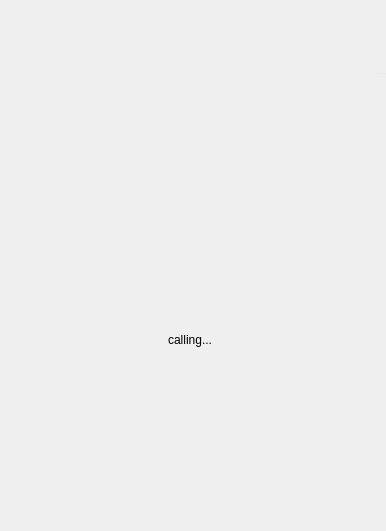
<?xml version="1.0" encoding="UTF-8"?>
<ui version="4.0">
 <class>callingWindow</class>
 <widget class="QWidget" name="callingWindow">
  <property name="geometry">
   <rect>
    <x>0</x>
    <y>0</y>
    <width>386</width>
    <height>531</height>
   </rect>
  </property>
  <property name="mouseTracking">
   <bool>true</bool>
  </property>
  <property name="windowTitle">
   <string>MainWindow</string>
  </property>
  <widget class="QWidget" name="centralwidget" native="true">
   <property name="geometry">
    <rect>
     <x>0</x>
     <y>0</y>
     <width>386</width>
     <height>531</height>
    </rect>
   </property>
   <property name="styleSheet">
    <string notr="true">QWidget#centralwidget{
	background-image: url(:/uiresource/pic-win-calling.png);
};</string>
   </property>
   <widget class="QPushButton" name="btnlastpage">
    <property name="geometry">
     <rect>
      <x>389</x>
      <y>31</y>
      <width>30</width>
      <height>30</height>
     </rect>
    </property>
    <property name="styleSheet">
     <string notr="true">QPushButton:!hover{
border-image: url(:/uiresource/icon-back.png);
background-image: url(:/uiresource/icon-back.png);
}

QPushButton:hover{
border-image: url(:/uiresource/icon-back hover.png);
background-image: url(:/uiresource/icon-back hover.png);
}

QPushButton:pressed{
border-image: url(:/uiresource/icon-back.png);
background-image: url(:/uiresource/icon-back.png);
}</string>
    </property>
    <property name="text">
     <string/>
    </property>
   </widget>
   <widget class="Line" name="line">
    <property name="geometry">
     <rect>
      <x>378</x>
      <y>73</y>
      <width>324</width>
      <height>1</height>
     </rect>
    </property>
    <property name="styleSheet">
     <string notr="true">border-top: 1px solid rgb(234, 234, 234);</string>
    </property>
    <property name="frameShadow">
     <enum>QFrame::Plain</enum>
    </property>
    <property name="orientation">
     <enum>Qt::Horizontal</enum>
    </property>
   </widget>
   <widget class="QPushButton" name="dialCancelButton">
    <property name="geometry">
     <rect>
      <x>156</x>
      <y>400</y>
      <width>72</width>
      <height>72</height>
     </rect>
    </property>
    <property name="styleSheet">
     <string notr="true">QPushButton#dialCancelButton
{
	background-image: url(:/uiresource/btn_endcall_normal.png);
    border-radius: 32px;
}

QPushButton#dialCancelButton:hover
{
	background-image: url(:/uiresource/btn_endcall_normal.png);
    border-radius: 32px;
}
QPushButton#dialCancelButton:pressed
{
	background-image: url(:/uiresource/btn_endcall_pressed.png);
    border-radius: 32px;
}</string>
    </property>
    <property name="text">
     <string/>
    </property>
   </widget>
   <widget class="QLabel" name="labelCallingId">
    <property name="geometry">
     <rect>
      <x>130</x>
      <y>270</y>
      <width>120</width>
      <height>40</height>
     </rect>
    </property>
    <property name="styleSheet">
     <string notr="true">QLabel#labelCallingId{
color: white;
background-color: rgb(0e, cf, ff);
font: bold 75 48px &quot;微软雅黑&quot;;
};</string>
    </property>
    <property name="text">
     <string/>
    </property>
   </widget>
   <widget class="QLabel" name="labelCallingInfo">
    <property name="geometry">
     <rect>
      <x>130</x>
      <y>320</y>
      <width>120</width>
      <height>40</height>
     </rect>
    </property>
    <property name="styleSheet">
     <string notr="true">QLabel#labelCallingInfo{
color: white;
background-color: rgb(0e, cf, ff);
font: bold 75 18px &quot;微软雅黑&quot;;
};</string>
    </property>
    <property name="text">
     <string>calling...</string>
    </property>
    <property name="alignment">
     <set>Qt::AlignCenter</set>
    </property>
   </widget>
   <widget class="QLabel" name="labelCallingImage">
    <property name="geometry">
     <rect>
      <x>115</x>
      <y>88</y>
      <width>158</width>
      <height>158</height>
     </rect>
    </property>
    <property name="styleSheet">
     <string notr="true">QLabel#labelCallingImage
{
	image: url(:/uiresource/portrait.png);
    border-radius: 84px;
}</string>
    </property>
    <property name="text">
     <string/>
    </property>
   </widget>
  </widget>
 </widget>
 <resources/>
 <connections/>
</ui>
